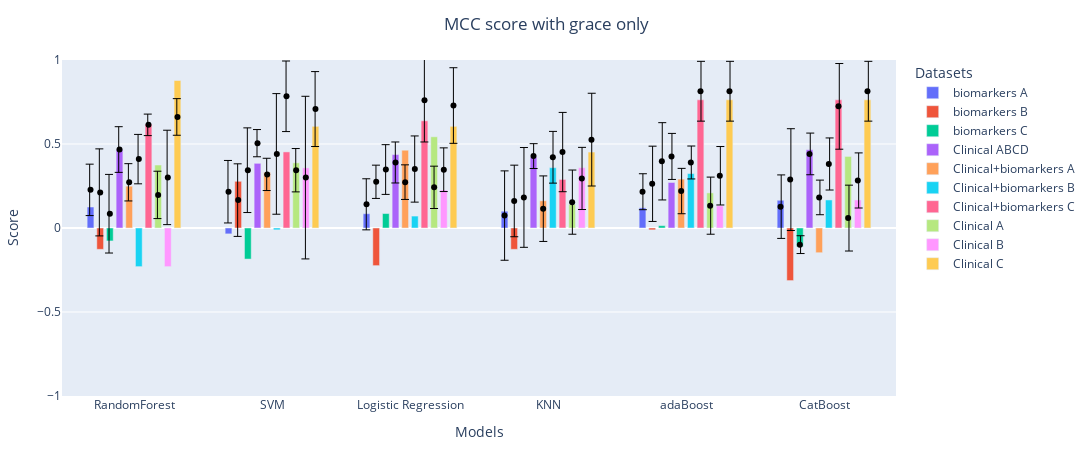
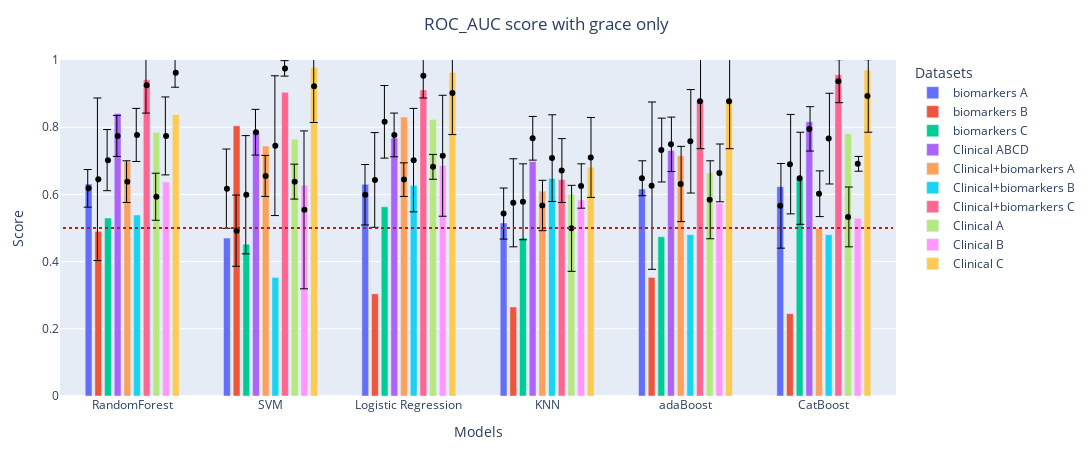

Write notebook code for charts like these, in order.
### Code cell
# what metric to evaluate
# MCC F1 ROC_AUC
metrics = ['MCC', 'ROC_AUC']

for metric in metrics:
    # list of paths
    paths = [
            '../Optimisation files/Combined target/Biomarkers A/all/',
            '../Optimisation files/Combined target/Biomarkers B/all/',
            '../Optimisation files/Combined target/Biomarkers C/all/',
            '../Optimisation files/Combined target/Clinical ABCD/top/',
            '../Optimisation files/Combined target/Biomarkers + Clinical A/top/',
            '../Optimisation files/Combined target/Biomarkers + Clinical B/top/',
            '../Optimisation files/Combined target/Biomarkers + Clinical C/top/',
            '../Optimisation files/Combined target/Clinical A/top/',
            '../Optimisation files/Combined target/Clinical B/top/',
            '../Optimisation files/Combined target/Clinical C/top/', 
            ]

    # create datframe for scores
    datasets = pd.DataFrame(columns=['biomarkers A','biomarkers B','biomarkers C','Clinical ABCD','Clinical+biomarkers A','Clinical+biomarkers B','Clinical+biomarkers C', 'Clinical A','Clinical B','Clinical C'])
    datasets_mean = pd.DataFrame(columns=['biomarkers A','biomarkers B','biomarkers C','Clinical ABCD','Clinical+biomarkers A','Clinical+biomarkers B','Clinical+biomarkers C', 'Clinical A','Clinical B','Clinical C'])
    datasets_std = pd.DataFrame(columns=['biomarkers A','biomarkers B','biomarkers C','Clinical ABCD','Clinical+biomarkers A','Clinical+biomarkers B','Clinical+biomarkers C', 'Clinical A','Clinical B','Clinical C'])

    # get dataframe with with scores of models from different datasets
    for i in range(len(paths)):
        table = pd.read_excel(f'{paths[i]}metrics_table.xlsx', header=[0,1], index_col=[0]) #ensemble: advanced_models_metrics, standart: metrics_table
        datasets[datasets.columns[i]] = list(table.loc[:, ('Scores on the test set', metric)].values.round(3)) 
        if metric == 'MCC':
            datasets_mean[datasets_mean.columns[i]] = list(table.loc[:, ('MCC, train set, cv=5', 'mean')].values.round(3)) 
            datasets_std[datasets_std.columns[i]] = list(table.loc[:, ('MCC, train set, cv=5', 'std')].values.round(3)) 
        if metric == 'ROC_AUC':
            datasets_mean[datasets_mean.columns[i]] = list(table.loc[:, ('ROC_AUC, train set, cv=5', 'mean')].values.round(3)) 
            datasets_std[datasets_std.columns[i]] = list(table.loc[:, ('ROC_AUC, train set, cv=5', 'std')].values.round(3)) 

    # list of models
    # standart models
    models=['RandomForest', 'SVM', 'Logistic Regression', 'KNN', 'adaBoost', 'CatBoost']
    # ensemble models
    # models=['Hard voting', 'Soft voting', 'Stacking', 'Bagging', 'adaBoosting']

    # create the graph
    fig = go.Figure(data=[go.Bar(name=column, x=models, y=datasets[column]) for column in datasets.columns])
        
    # add error whiskers from gridsearchCV
    if True:
        fig.add_traces([go.Box(name=column, x=models, 
                              y=datasets_mean[column], 
                              #  xaxis="x1",  
                              
                              marker=dict(color="black"), 
                              showlegend = False) for column in datasets.columns])
        fig.update_traces(
        selector=dict(type="box"), # update only boxes
        boxpoints="all", # show points
        pointpos=0, # centered
        jitter=0, # no jitter
        line_color="rgba(255,255,255,0)", # hide box lines
        fillcolor="rgba(255,255,255,0)", # hide box fill
        
        )
        fig.update_layout(boxmode="group",)

        fig.add_traces([go.Bar(name=column, x=models, 
                              y=datasets_mean[column], 
                              xaxis="x2",  
                              error_y=dict(type='data',  
                                            array=datasets_std[column], 
                                            color="rgba(0,0,0,1)",
                                            thickness=1), 
                              marker=dict(opacity=0,
                                          #  color="rgba(255,255,255,0)"
                                          ), 
                              showlegend = False) for column in datasets.columns])  
        

    fig.update_xaxes(title='Models')
    # Change the bar mode
    fig.update_layout(barmode='group', 
                      xaxis2={"overlaying": "x", "range": [-0.515, 5.515], "showticklabels": False},
                      bargap=0.30,
                      bargroupgap=0.3,
                      legend=dict(orientation="v", title='Datasets'), 
                      title=dict(text=f'{metric} score with grace only', x=0.5,),
                      margin=dict(l=60, r=20, t=60, b=40),)

    fig.update_yaxes(title='Score', range=[-1., 1.0])


    # add dotted line for ROC AUC = 0.5
    if metric == 'ROC_AUC':
        fig.update_yaxes(title='Score', range=[0., 1.0])
        fig.add_shape(type='line',
                        x0=-0.5,
                        y0=0.5,
                        x1=5.5,
                        y1=0.5,
                        line=dict(color='firebrick',  width=2, dash='dot'),
                        xref='x',
                        yref='y')   
    # figure size
    fig.update_layout(
        autosize=False,
        width=1300,
        height=450,) 
    fig.show()
    # fig.write_image(f"../Optimisation files/Combined target/Metrics/{metric}_top.pdf", engine="kaleido")

### Figure 1 — Plotly figure (JSON) as saved in the notebook; plotly's stock layout.template omitted (floating-point values rounded to 4 significant figures)
{"data": [{"name": "biomarkers A", "type": "bar", "x": ["RandomForest", "SVM", "Logistic Regression", "KNN", "adaBoost", "CatBoost"], "y": [0.125, -0.035, 0.085, 0.1, 0.12, 0.165]}, {"name": "biomarkers B", "type": "bar", "x": ["RandomForest", "SVM", "Logistic Regression", "KNN", "adaBoost", "CatBoost"], "y": [-0.127, 0.278, -0.224, -0.127, -0.011, -0.313]}, {"name": "biomarkers C", "type": "bar", "x": ["RandomForest", "SVM", "Logistic Regression", "KNN", "adaBoost", "CatBoost"], "y": [-0.077, -0.185, 0.086, 0, 0.014, -0.111]}, {"name": "Clinical ABCD", "type": "bar", "x": ["RandomForest", "SVM", "Logistic Regression", "KNN", "adaBoost", "CatBoost"], "y": [0.466, 0.385, 0.437, 0.422, 0.271, 0.466]}, {"name": "Clinical+biomarkers A", "type": "bar", "x": ["RandomForest", "SVM", "Logistic Regression", "KNN", "adaBoost", "CatBoost"], "y": [0.249, 0.331, 0.463, 0.162, 0.291, -0.147]}, {"name": "Clinical+biomarkers B", "type": "bar", "x": ["RandomForest", "SVM", "Logistic Regression", "KNN", "adaBoost", "CatBoost"], "y": [-0.23, -0.011, 0.071, 0.359, 0.324, 0.167]}, {"name": "Clinical+biomarkers C", "type": "bar", "x": ["RandomForest", "SVM", "Logistic Regression", "KNN", "adaBoost", "CatBoost"], "y": [0.618, 0.453, 0.638, 0.289, 0.763, 0.763]}, {"name": "Clinical A", "type": "bar", "x": ["RandomForest", "SVM", "Logistic Regression", "KNN", "adaBoost", "CatBoost"], "y": [0.375, 0.388, 0.543, 0.14, 0.209, 0.426]}, {"name": "Clinical B", "type": "bar", "x": ["RandomForest", "SVM", "Logistic Regression", "KNN", "adaBoost", "CatBoost"], "y": [-0.23, 0.358, 0.226, 0.359, 0.132, 0.167]}, {"name": "Clinical C", "type": "bar", "x": ["RandomForest", "SVM", "Logistic Regression", "KNN", "adaBoost", "CatBoost"], "y": [0.878, 0.605, 0.605, 0.452, 0.763, 0.763]}, {"boxpoints": "all", "fillcolor": "rgba(255,255,255,0)", "jitter": 0, "line": {"color": "rgba(255,255,255,0)"}, "marker": {"color": "black"}, "name": "biomarkers A", "pointpos": 0, "showlegend": false, "type": "box", "x": ["RandomForest", "SVM", "Logistic Regression", "KNN", "adaBoost", "CatBoost"], "y": [0.227, 0.216, 0.141, 0.074, 0.216, 0.127]}, {"boxpoints": "all", "fillcolor": "rgba(255,255,255,0)", "jitter": 0, "line": {"color": "rgba(255,255,255,0)"}, "marker": {"color": "black"}, "name": "biomarkers B", "pointpos": 0, "showlegend": false, "type": "box", "x": ["RandomForest", "SVM", "Logistic Regression", "KNN", "adaBoost", "CatBoost"], "y": [0.212, 0.166, 0.275, 0.161, 0.263, 0.288]}, {"boxpoints": "all", "fillcolor": "rgba(255,255,255,0)", "jitter": 0, "line": {"color": "rgba(255,255,255,0)"}, "marker": {"color": "black"}, "name": "biomarkers C", "pointpos": 0, "showlegend": false, "type": "box", "x": ["RandomForest", "SVM", "Logistic Regression", "KNN", "adaBoost", "CatBoost"], "y": [0.085, 0.344, 0.348, 0.182, 0.397, -0.099]}, {"boxpoints": "all", "fillcolor": "rgba(255,255,255,0)", "jitter": 0, "line": {"color": "rgba(255,255,255,0)"}, "marker": {"color": "black"}, "name": "Clinical ABCD", "pointpos": 0, "showlegend": false, "type": "box", "x": ["RandomForest", "SVM", "Logistic Regression", "KNN", "adaBoost", "CatBoost"], "y": [0.467, 0.505, 0.39, 0.428, 0.426, 0.441]}, {"boxpoints": "all", "fillcolor": "rgba(255,255,255,0)", "jitter": 0, "line": {"color": "rgba(255,255,255,0)"}, "marker": {"color": "black"}, "name": "Clinical+biomarkers A", "pointpos": 0, "showlegend": false, "type": "box", "x": ["RandomForest", "SVM", "Logistic Regression", "KNN", "adaBoost", "CatBoost"], "y": [0.272, 0.319, 0.273, 0.115, 0.22, 0.182]}, {"boxpoints": "all", "fillcolor": "rgba(255,255,255,0)", "jitter": 0, "line": {"color": "rgba(255,255,255,0)"}, "marker": {"color": "black"}, "name": "Clinical+biomarkers B", "pointpos": 0, "showlegend": false, "type": "box", "x": ["RandomForest", "SVM", "Logistic Regression", "KNN", "adaBoost", "CatBoost"], "y": [0.41, 0.441, 0.351, 0.421, 0.39, 0.381]}, {"boxpoints": "all", "fillcolor": "rgba(255,255,255,0)", "jitter": 0, "line": {"color": "rgba(255,255,255,0)"}, "marker": {"color": "black"}, "name": "Clinical+biomarkers C", "pointpos": 0, "showlegend": false, "type": "box", "x": ["RandomForest", "SVM", "Logistic Regression", "KNN", "adaBoost", "CatBoost"], "y": [0.614, 0.784, 0.761, 0.452, 0.814, 0.724]}, {"boxpoints": "all", "fillcolor": "rgba(255,255,255,0)", "jitter": 0, "line": {"color": "rgba(255,255,255,0)"}, "marker": {"color": "black"}, "name": "Clinical A", "pointpos": 0, "showlegend": false, "type": "box", "x": ["RandomForest", "SVM", "Logistic Regression", "KNN", "adaBoost", "CatBoost"], "y": [0.197, 0.344, 0.242, 0.154, 0.133, 0.059]}, {"boxpoints": "all", "fillcolor": "rgba(255,255,255,0)", "jitter": 0, "line": {"color": "rgba(255,255,255,0)"}, "marker": {"color": "black"}, "name": "Clinical B", "pointpos": 0, "showlegend": false, "type": "box", "x": ["RandomForest", "SVM", "Logistic Regression", "KNN", "adaBoost", "CatBoost"], "y": [0.301, 0.3, 0.347, 0.295, 0.311, 0.283]}, {"boxpoints": "all", "fillcolor": "rgba(255,255,255,0)", "jitter": 0, "line": {"color": "rgba(255,255,255,0)"}, "marker": {"color": "black"}, "name": "Clinical C", "pointpos": 0, "showlegend": false, "type": "box", "x": ["RandomForest", "SVM", "Logistic Regression", "KNN", "adaBoost", "CatBoost"], "y": [0.661, 0.708, 0.729, 0.526, 0.814, 0.814]}, {"error_y": {"array": [0.153, 0.186, 0.152, 0.266, 0.107, 0.189], "color": "rgba(0,0,0,1)", "thickness": 1, "type": "data"}, "marker": {"opacity": 0}, "name": "biomarkers A", "showlegend": false, "type": "bar", "x": ["RandomForest", "SVM", "Logistic Regression", "KNN", "adaBoost", "CatBoost"], "xaxis": "x2", "y": [0.227, 0.216, 0.141, 0.074, 0.216, 0.127]}, {"error_y": {"array": [0.259, 0.216, 0.099, 0.213, 0.224, 0.303], "color": "rgba(0,0,0,1)", "thickness": 1, "type": "data"}, "marker": {"opacity": 0}, "name": "biomarkers B", "showlegend": false, "type": "bar", "x": ["RandomForest", "SVM", "Logistic Regression", "KNN", "adaBoost", "CatBoost"], "xaxis": "x2", "y": [0.212, 0.166, 0.275, 0.161, 0.263, 0.288]}, {"error_y": {"array": [0.234, 0.252, 0.148, 0.297, 0.23, 0.053], "color": "rgba(0,0,0,1)", "thickness": 1, "type": "data"}, "marker": {"opacity": 0}, "name": "biomarkers C", "showlegend": false, "type": "bar", "x": ["RandomForest", "SVM", "Logistic Regression", "KNN", "adaBoost", "CatBoost"], "xaxis": "x2", "y": [0.085, 0.344, 0.348, 0.182, 0.397, -0.099]}, {"error_y": {"array": [0.136, 0.081, 0.122, 0.074, 0.137, 0.124], "color": "rgba(0,0,0,1)", "thickness": 1, "type": "data"}, "marker": {"opacity": 0}, "name": "Clinical ABCD", "showlegend": false, "type": "bar", "x": ["RandomForest", "SVM", "Logistic Regression", "KNN", "adaBoost", "CatBoost"], "xaxis": "x2", "y": [0.467, 0.505, 0.39, 0.428, 0.426, 0.441]}, {"error_y": {"array": [0.111, 0.096, 0.103, 0.195, 0.135, 0.103], "color": "rgba(0,0,0,1)", "thickness": 1, "type": "data"}, "marker": {"opacity": 0}, "name": "Clinical+biomarkers A", "showlegend": false, "type": "bar", "x": ["RandomForest", "SVM", "Logistic Regression", "KNN", "adaBoost", "CatBoost"], "xaxis": "x2", "y": [0.272, 0.319, 0.273, 0.115, 0.22, 0.182]}, {"error_y": {"array": [0.147, 0.359, 0.197, 0.154, 0.098, 0.155], "color": "rgba(0,0,0,1)", "thickness": 1, "type": "data"}, "marker": {"opacity": 0}, "name": "Clinical+biomarkers B", "showlegend": false, "type": "bar", "x": ["RandomForest", "SVM", "Logistic Regression", "KNN", "adaBoost", "CatBoost"], "xaxis": "x2", "y": [0.41, 0.441, 0.351, 0.421, 0.39, 0.381]}, {"error_y": {"array": [0.064, 0.21, 0.249, 0.236, 0.178, 0.255], "color": "rgba(0,0,0,1)", "thickness": 1, "type": "data"}, "marker": {"opacity": 0}, "name": "Clinical+biomarkers C", "showlegend": false, "type": "bar", "x": ["RandomForest", "SVM", "Logistic Regression", "KNN", "adaBoost", "CatBoost"], "xaxis": "x2", "y": [0.614, 0.784, 0.761, 0.452, 0.814, 0.724]}, {"error_y": {"array": [0.141, 0.129, 0.126, 0.191, 0.17, 0.196], "color": "rgba(0,0,0,1)", "thickness": 1, "type": "data"}, "marker": {"opacity": 0}, "name": "Clinical A", "showlegend": false, "type": "bar", "x": ["RandomForest", "SVM", "Logistic Regression", "KNN", "adaBoost", "CatBoost"], "xaxis": "x2", "y": [0.197, 0.344, 0.242, 0.154, 0.133, 0.059]}, {"error_y": {"array": [0.281, 0.484, 0.13, 0.185, 0.174, 0.164], "color": "rgba(0,0,0,1)", "thickness": 1, "type": "data"}, "marker": {"opacity": 0}, "name": "Clinical B", "showlegend": false, "type": "bar", "x": ["RandomForest", "SVM", "Logistic Regression", "KNN", "adaBoost", "CatBoost"], "xaxis": "x2", "y": [0.301, 0.3, 0.347, 0.295, 0.311, 0.283]}, {"error_y": {"array": [0.109, 0.223, 0.225, 0.276, 0.178, 0.178], "color": "rgba(0,0,0,1)", "thickness": 1, "type": "data"}, "marker": {"opacity": 0}, "name": "Clinical C", "showlegend": false, "type": "bar", "x": ["RandomForest", "SVM", "Logistic Regression", "KNN", "adaBoost", "CatBoost"], "xaxis": "x2", "y": [0.661, 0.708, 0.729, 0.526, 0.814, 0.814]}], "layout": {"autosize": false, "bargap": 0.3, "bargroupgap": 0.3, "barmode": "group", "boxmode": "group", "height": 450, "legend": {"orientation": "v", "title": {"text": "Datasets"}}, "margin": {"b": 40, "l": 60, "r": 20, "t": 60}, "title": {"text": "MCC score with grace only", "x": 0.5}, "width": 1300, "xaxis": {"title": {"text": "Models"}}, "xaxis2": {"overlaying": "x", "range": [-0.515, 5.515], "showticklabels": false}, "yaxis": {"range": [-1, 1], "title": {"text": "Score"}}}}

### Figure 2 — Plotly figure (JSON) as saved in the notebook; plotly's stock layout.template omitted (floating-point values rounded to 4 significant figures)
{"data": [{"name": "biomarkers A", "type": "bar", "x": ["RandomForest", "SVM", "Logistic Regression", "KNN", "adaBoost", "CatBoost"], "y": [0.631, 0.47, 0.63, 0.515, 0.616, 0.623]}, {"name": "biomarkers B", "type": "bar", "x": ["RandomForest", "SVM", "Logistic Regression", "KNN", "adaBoost", "CatBoost"], "y": [0.49, 0.804, 0.304, 0.265, 0.353, 0.245]}, {"name": "biomarkers C", "type": "bar", "x": ["RandomForest", "SVM", "Logistic Regression", "KNN", "adaBoost", "CatBoost"], "y": [0.53, 0.452, 0.563, 0.47, 0.474, 0.644]}, {"name": "Clinical ABCD", "type": "bar", "x": ["RandomForest", "SVM", "Logistic Regression", "KNN", "adaBoost", "CatBoost"], "y": [0.841, 0.787, 0.768, 0.698, 0.731, 0.816]}, {"name": "Clinical+biomarkers A", "type": "bar", "x": ["RandomForest", "SVM", "Logistic Regression", "KNN", "adaBoost", "CatBoost"], "y": [0.697, 0.744, 0.83, 0.61, 0.715, 0.499]}, {"name": "Clinical+biomarkers B", "type": "bar", "x": ["RandomForest", "SVM", "Logistic Regression", "KNN", "adaBoost", "CatBoost"], "y": [0.539, 0.353, 0.627, 0.647, 0.48, 0.48]}, {"name": "Clinical+biomarkers C", "type": "bar", "x": ["RandomForest", "SVM", "Logistic Regression", "KNN", "adaBoost", "CatBoost"], "y": [0.941, 0.904, 0.911, 0.644, 0.881, 0.956]}, {"name": "Clinical A", "type": "bar", "x": ["RandomForest", "SVM", "Logistic Regression", "KNN", "adaBoost", "CatBoost"], "y": [0.784, 0.764, 0.823, 0.6, 0.664, 0.781]}, {"name": "Clinical B", "type": "bar", "x": ["RandomForest", "SVM", "Logistic Regression", "KNN", "adaBoost", "CatBoost"], "y": [0.637, 0.627, 0.686, 0.583, 0.574, 0.529]}, {"name": "Clinical C", "type": "bar", "x": ["RandomForest", "SVM", "Logistic Regression", "KNN", "adaBoost", "CatBoost"], "y": [0.837, 0.978, 0.963, 0.681, 0.881, 0.97]}, {"boxpoints": "all", "fillcolor": "rgba(255,255,255,0)", "jitter": 0, "line": {"color": "rgba(255,255,255,0)"}, "marker": {"color": "black"}, "name": "biomarkers A", "pointpos": 0, "showlegend": false, "type": "box", "x": ["RandomForest", "SVM", "Logistic Regression", "KNN", "adaBoost", "CatBoost"], "y": [0.618, 0.617, 0.599, 0.543, 0.648, 0.566]}, {"boxpoints": "all", "fillcolor": "rgba(255,255,255,0)", "jitter": 0, "line": {"color": "rgba(255,255,255,0)"}, "marker": {"color": "black"}, "name": "biomarkers B", "pointpos": 0, "showlegend": false, "type": "box", "x": ["RandomForest", "SVM", "Logistic Regression", "KNN", "adaBoost", "CatBoost"], "y": [0.645, 0.492, 0.643, 0.575, 0.626, 0.69]}, {"boxpoints": "all", "fillcolor": "rgba(255,255,255,0)", "jitter": 0, "line": {"color": "rgba(255,255,255,0)"}, "marker": {"color": "black"}, "name": "biomarkers C", "pointpos": 0, "showlegend": false, "type": "box", "x": ["RandomForest", "SVM", "Logistic Regression", "KNN", "adaBoost", "CatBoost"], "y": [0.702, 0.599, 0.816, 0.578, 0.732, 0.648]}, {"boxpoints": "all", "fillcolor": "rgba(255,255,255,0)", "jitter": 0, "line": {"color": "rgba(255,255,255,0)"}, "marker": {"color": "black"}, "name": "Clinical ABCD", "pointpos": 0, "showlegend": false, "type": "box", "x": ["RandomForest", "SVM", "Logistic Regression", "KNN", "adaBoost", "CatBoost"], "y": [0.774, 0.785, 0.777, 0.767, 0.749, 0.795]}, {"boxpoints": "all", "fillcolor": "rgba(255,255,255,0)", "jitter": 0, "line": {"color": "rgba(255,255,255,0)"}, "marker": {"color": "black"}, "name": "Clinical+biomarkers A", "pointpos": 0, "showlegend": false, "type": "box", "x": ["RandomForest", "SVM", "Logistic Regression", "KNN", "adaBoost", "CatBoost"], "y": [0.638, 0.655, 0.644, 0.567, 0.631, 0.602]}, {"boxpoints": "all", "fillcolor": "rgba(255,255,255,0)", "jitter": 0, "line": {"color": "rgba(255,255,255,0)"}, "marker": {"color": "black"}, "name": "Clinical+biomarkers B", "pointpos": 0, "showlegend": false, "type": "box", "x": ["RandomForest", "SVM", "Logistic Regression", "KNN", "adaBoost", "CatBoost"], "y": [0.777, 0.745, 0.702, 0.708, 0.758, 0.766]}, {"boxpoints": "all", "fillcolor": "rgba(255,255,255,0)", "jitter": 0, "line": {"color": "rgba(255,255,255,0)"}, "marker": {"color": "black"}, "name": "Clinical+biomarkers C", "pointpos": 0, "showlegend": false, "type": "box", "x": ["RandomForest", "SVM", "Logistic Regression", "KNN", "adaBoost", "CatBoost"], "y": [0.925, 0.975, 0.953, 0.671, 0.877, 0.937]}, {"boxpoints": "all", "fillcolor": "rgba(255,255,255,0)", "jitter": 0, "line": {"color": "rgba(255,255,255,0)"}, "marker": {"color": "black"}, "name": "Clinical A", "pointpos": 0, "showlegend": false, "type": "box", "x": ["RandomForest", "SVM", "Logistic Regression", "KNN", "adaBoost", "CatBoost"], "y": [0.593, 0.638, 0.682, 0.499, 0.584, 0.533]}, {"boxpoints": "all", "fillcolor": "rgba(255,255,255,0)", "jitter": 0, "line": {"color": "rgba(255,255,255,0)"}, "marker": {"color": "black"}, "name": "Clinical B", "pointpos": 0, "showlegend": false, "type": "box", "x": ["RandomForest", "SVM", "Logistic Regression", "KNN", "adaBoost", "CatBoost"], "y": [0.774, 0.554, 0.715, 0.625, 0.664, 0.691]}, {"boxpoints": "all", "fillcolor": "rgba(255,255,255,0)", "jitter": 0, "line": {"color": "rgba(255,255,255,0)"}, "marker": {"color": "black"}, "name": "Clinical C", "pointpos": 0, "showlegend": false, "type": "box", "x": ["RandomForest", "SVM", "Logistic Regression", "KNN", "adaBoost", "CatBoost"], "y": [0.962, 0.922, 0.902, 0.71, 0.877, 0.893]}, {"error_y": {"array": [0.056, 0.118, 0.09, 0.076, 0.052, 0.126], "color": "rgba(0,0,0,1)", "thickness": 1, "type": "data"}, "marker": {"opacity": 0}, "name": "biomarkers A", "showlegend": false, "type": "bar", "x": ["RandomForest", "SVM", "Logistic Regression", "KNN", "adaBoost", "CatBoost"], "xaxis": "x2", "y": [0.618, 0.617, 0.599, 0.543, 0.648, 0.566]}, {"error_y": {"array": [0.242, 0.106, 0.141, 0.131, 0.249, 0.148], "color": "rgba(0,0,0,1)", "thickness": 1, "type": "data"}, "marker": {"opacity": 0}, "name": "biomarkers B", "showlegend": false, "type": "bar", "x": ["RandomForest", "SVM", "Logistic Regression", "KNN", "adaBoost", "CatBoost"], "xaxis": "x2", "y": [0.645, 0.492, 0.643, 0.575, 0.626, 0.69]}, {"error_y": {"array": [0.091, 0.176, 0.108, 0.113, 0.095, 0.137], "color": "rgba(0,0,0,1)", "thickness": 1, "type": "data"}, "marker": {"opacity": 0}, "name": "biomarkers C", "showlegend": false, "type": "bar", "x": ["RandomForest", "SVM", "Logistic Regression", "KNN", "adaBoost", "CatBoost"], "xaxis": "x2", "y": [0.702, 0.599, 0.816, 0.578, 0.732, 0.648]}, {"error_y": {"array": [0.061, 0.068, 0.065, 0.065, 0.081, 0.066], "color": "rgba(0,0,0,1)", "thickness": 1, "type": "data"}, "marker": {"opacity": 0}, "name": "Clinical ABCD", "showlegend": false, "type": "bar", "x": ["RandomForest", "SVM", "Logistic Regression", "KNN", "adaBoost", "CatBoost"], "xaxis": "x2", "y": [0.774, 0.785, 0.777, 0.767, 0.749, 0.795]}, {"error_y": {"array": [0.062, 0.061, 0.05, 0.075, 0.112, 0.068], "color": "rgba(0,0,0,1)", "thickness": 1, "type": "data"}, "marker": {"opacity": 0}, "name": "Clinical+biomarkers A", "showlegend": false, "type": "bar", "x": ["RandomForest", "SVM", "Logistic Regression", "KNN", "adaBoost", "CatBoost"], "xaxis": "x2", "y": [0.638, 0.655, 0.644, 0.567, 0.631, 0.602]}, {"error_y": {"array": [0.079, 0.208, 0.154, 0.129, 0.154, 0.135], "color": "rgba(0,0,0,1)", "thickness": 1, "type": "data"}, "marker": {"opacity": 0}, "name": "Clinical+biomarkers B", "showlegend": false, "type": "bar", "x": ["RandomForest", "SVM", "Logistic Regression", "KNN", "adaBoost", "CatBoost"], "xaxis": "x2", "y": [0.777, 0.745, 0.702, 0.708, 0.758, 0.766]}, {"error_y": {"array": [0.083, 0.023, 0.066, 0.095, 0.141, 0.064], "color": "rgba(0,0,0,1)", "thickness": 1, "type": "data"}, "marker": {"opacity": 0}, "name": "Clinical+biomarkers C", "showlegend": false, "type": "bar", "x": ["RandomForest", "SVM", "Logistic Regression", "KNN", "adaBoost", "CatBoost"], "xaxis": "x2", "y": [0.925, 0.975, 0.953, 0.671, 0.877, 0.937]}, {"error_y": {"array": [0.07, 0.052, 0.037, 0.128, 0.116, 0.089], "color": "rgba(0,0,0,1)", "thickness": 1, "type": "data"}, "marker": {"opacity": 0}, "name": "Clinical A", "showlegend": false, "type": "bar", "x": ["RandomForest", "SVM", "Logistic Regression", "KNN", "adaBoost", "CatBoost"], "xaxis": "x2", "y": [0.593, 0.638, 0.682, 0.499, 0.584, 0.533]}, {"error_y": {"array": [0.116, 0.235, 0.18, 0.066, 0.086, 0.022], "color": "rgba(0,0,0,1)", "thickness": 1, "type": "data"}, "marker": {"opacity": 0}, "name": "Clinical B", "showlegend": false, "type": "bar", "x": ["RandomForest", "SVM", "Logistic Regression", "KNN", "adaBoost", "CatBoost"], "xaxis": "x2", "y": [0.774, 0.554, 0.715, 0.625, 0.664, 0.691]}, {"error_y": {"array": [0.043, 0.108, 0.124, 0.119, 0.141, 0.108], "color": "rgba(0,0,0,1)", "thickness": 1, "type": "data"}, "marker": {"opacity": 0}, "name": "Clinical C", "showlegend": false, "type": "bar", "x": ["RandomForest", "SVM", "Logistic Regression", "KNN", "adaBoost", "CatBoost"], "xaxis": "x2", "y": [0.962, 0.922, 0.902, 0.71, 0.877, 0.893]}], "layout": {"autosize": false, "bargap": 0.3, "bargroupgap": 0.3, "barmode": "group", "boxmode": "group", "height": 450, "legend": {"orientation": "v", "title": {"text": "Datasets"}}, "margin": {"b": 40, "l": 60, "r": 20, "t": 60}, "shapes": [{"line": {"color": "firebrick", "dash": "dot", "width": 2}, "type": "line", "x0": -0.5, "x1": 5.5, "xref": "x", "y0": 0.5, "y1": 0.5, "yref": "y"}], "title": {"text": "ROC_AUC score with grace only", "x": 0.5}, "width": 1300, "xaxis": {"title": {"text": "Models"}}, "xaxis2": {"overlaying": "x", "range": [-0.515, 5.515], "showticklabels": false}, "yaxis": {"range": [0, 1], "title": {"text": "Score"}}}}
